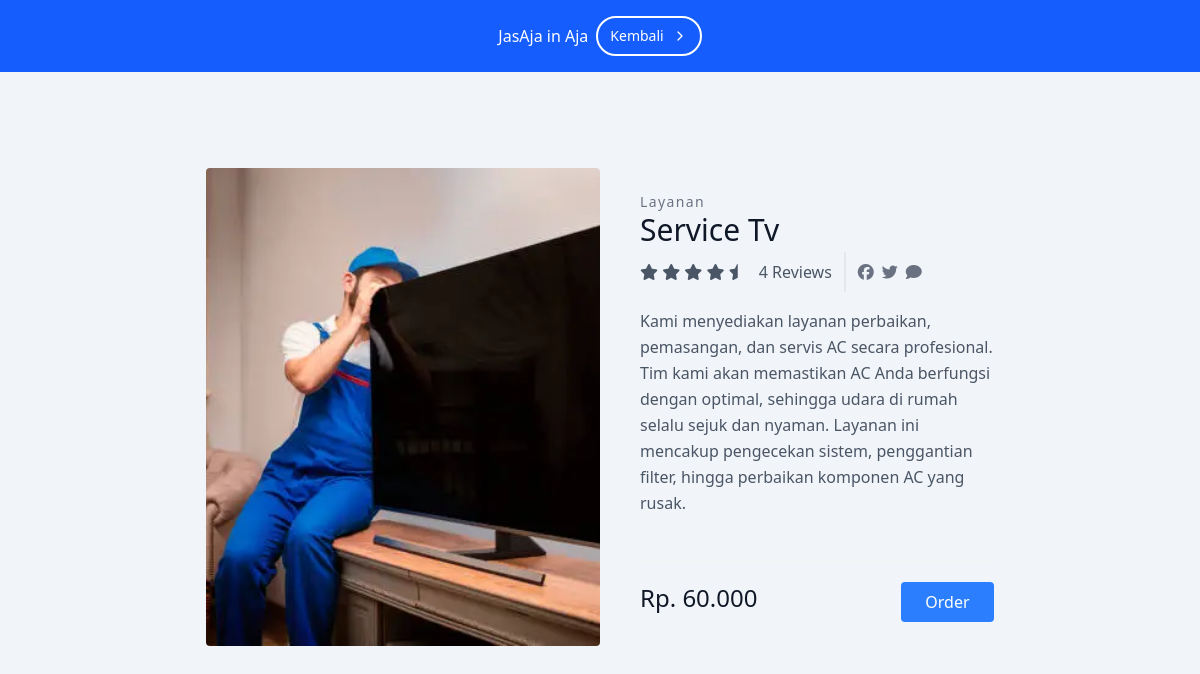
/user/detail/4.php, run on the app's committed database.
### tables this page shows
CREATE TABLE `services` (
  `id` int(11) NOT NULL,
  `name` varchar(100) NOT NULL,
  `description` text DEFAULT NULL,
  `price` int(11) NOT NULL
);

### user/detail/4.php (the view, shortened to what this page needs)
<?php
include "../../admin/koneksi.php";
$sql = "SELECT * FROM services";
$result = mysqli_query($conn, $sql);
$service = [];
if (mysqli_num_rows($result) > 0) {
    while ($row = mysqli_fetch_assoc($result)) {
        $service[] = $row;
    }
}
?>
<!DOCTYPE html>
<html class="scroll-smooth">
  <head>
    <script src="https://cdn.jsdelivr.net/npm/@tailwindcss/browser@4"></script>
    <link
      href="https://cdn.jsdelivr.net/npm/daisyui@5"
      rel="stylesheet"
      type="text/css"
    />
    <script src="https://cdn.jsdelivr.net/npm/@tailwindcss/browser@4"></script>
  </head>
  <body class="min-h-screen bg-slate-100">
    <div class="mx-auto">
      <div
        class="bg-blue-600 bg-[url('https://preline.co/assets/svg/examples/abstract-1.svg')] bg-no-repeat bg-cover bg-center p-4 text-center"
      >
        <div class="flex flex-wrap justify-center items-center gap-2">
          <p class="inline-block text-white">JasAja in Aja</p>
          <a
            class="py-1.5 px-2.5 md:py-2 md:px-3 inline-flex items-center gap-x-2 text-sm font-medium rounded-full border-2 border-white text-white hover:border-white/70 hover:text-white/70 focus:outline-hidden focus:border-white/70 focus:text-white/70 disabled:opacity-50 disabled:pointer-events-none"
            href="../product.php"
          >
            Kembali
            <svg
              class="shrink-0 size-4"
              xmlns="http://www.w3.org/2000/svg"
              width="24"
              height="24"
              viewBox="0 0 24 24"
              fill="none"
              stroke="currentColor"
              stroke-width="2"
              stroke-linecap="round"
              stroke-linejoin="round"
            >
              <path d="m9 18 6-6-6-6" />
            </svg>
          </a>
        </div>
      </div>
    </div>
    <section class="text-gray-600 body-font overflow-hidden min-h-screen">
      <div class="container px-5 py-24 mx-auto">
        <div class="lg:w-4/5 mx-auto flex flex-wrap">
          <img
            alt="ecommerce"
            class="lg:w-1/2 w-full lg:h-auto h-64 object-cover object-center rounded"
            src="../product/4.png"
          />
          <div class="lg:w-1/2 w-full lg:pl-10 lg:py-6 mt-6 lg:mt-0">
            <h2 class="text-sm title-font text-gray-500 tracking-widest">
              Layanan
            </h2>
            <h1 class="text-gray-900 text-3xl title-font font-medium mb-1">
              <?php echo $service[3]['name']?>
            </h1>
            <div class="flex mb-4">
              <span class="flex items-center">
                <p>
                  <i class="fa-solid fa-star"></i>
                  <i class="fa-solid fa-star"></i>
                  <i class="fa-solid fa-star"></i>
                  <i class="fa-solid fa-star"></i>
                  <i class="fa-solid fa-star-half"></i>
                </p>
                <span class="text-gray-600 ml-3">4 Reviews</span>
              </span>
              <span
                class="flex ml-3 pl-3 py-2 border-l-2 border-gray-200 space-x-2s gap-2"
              >
                <a class="text-gray-500">
                  <p><i class="fa-brands fa-facebook"></i></p>
                </a>
                <a class="text-gray-500">
                  <p><i class="fa-brands fa-twitter"></i></p>
                </a>
                <a class="text-gray-500">
                  <i class="fa-solid fa-comment"></i>
                </a>
              </span>
            </div>
            <p class="leading-relaxed">
              <?php echo $service[3]['description']?>
            </p>
            <div
              class="flex mt-6 items-center pb-5 border-b-2 border-gray-100 mb-5"
            >
            </div>
            <div class="flex">
              <span class="title-font font-medium text-2xl text-gray-900"
                >Rp. <?php echo number_format($service[3]['price'], 0, ',', '.'); ?></span
              >
              <button
                class="flex ml-auto text-white bg-blue-500 border-0 py-2 px-6 focus:outline-none hover:bg-blue-600 rounded"
                id="order"
              >
                Order
              </button>
            </div>
          </div>
        </div>
      </div>
    </section>
  </body>
</html>

### data on the page
services: name "Service Tv", description "Kami menyediakan layanan perbaikan, pemasangan, dan servis AC secara profesional. Tim kami akan memastikan AC Anda berfungsi dengan optimal, sehingga udara di rumah selalu sejuk dan nyaman. Layanan ini mencakup pengecekan sistem, penggantian filter, hingga perbaikan komponen AC yang rusak.", price "60.000"
